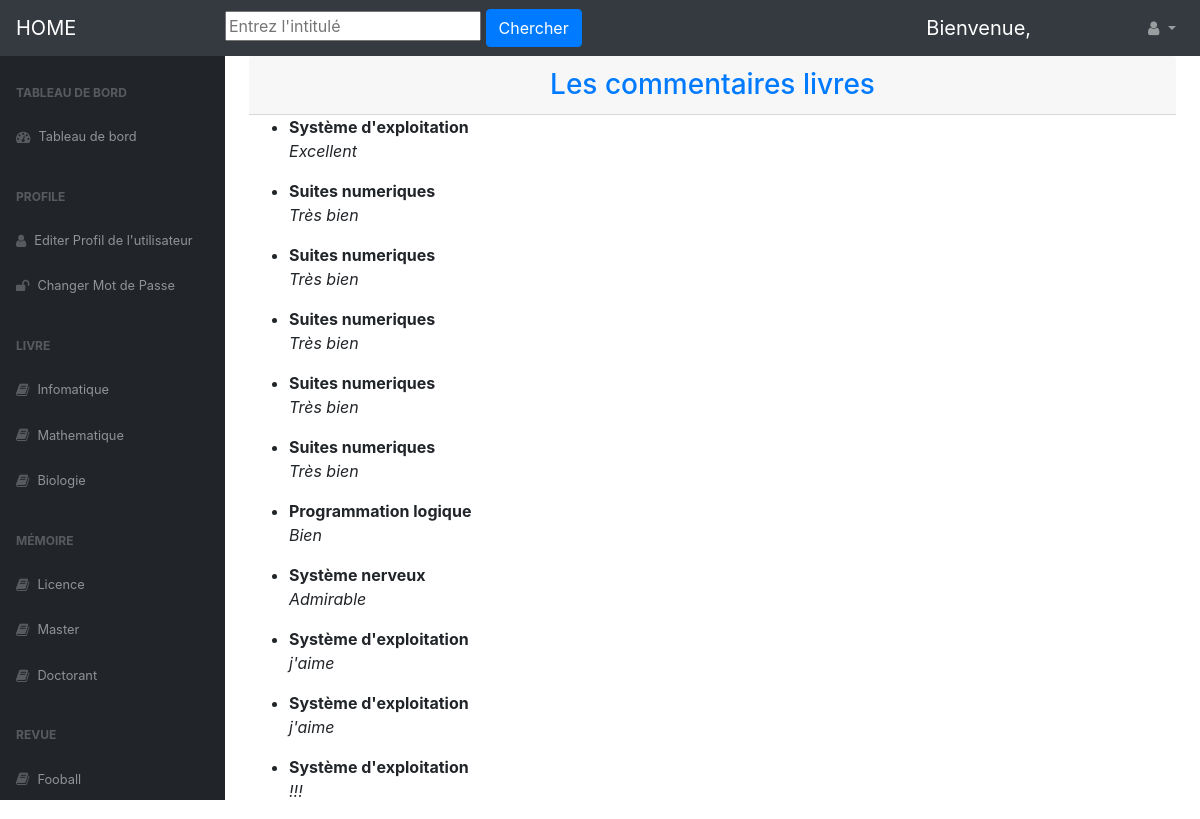
Screenshot of /Avis_livre/ with the database file from the repository.
### blog/models.py (models this page shows, shortened)
class Review(models.Model):
    critique = models.TextField(max_length=500, null=True)

class Review_livre(Review):
    livre = models.ForeignKey(Livre, on_delete=models.CASCADE, default=None)

class Document(models.Model):
    intitulé = models.CharField(max_length=100, default="")
    nomAuteur = models.CharField(max_length=100, default="")
    maison_edition = models.CharField(max_length=100, default="")
    annéeEdition = models.DateField(max_length=100, default="")
    nombrePages = models.IntegerField()
    type = models.CharField(max_length=100, default="")
    class Meta:
        abstract = True

class Livre(Document):
    Nbre_tome = models.IntegerField(default=None)
    livre = models.FileField(upload_to='livre', default="")
    def __str__(self):
        return self.intitulé

class Review(models.Model):
    critique = models.TextField(max_length=500, null=True)

### blog/views.py (the view)
# urls.py: path('Avis_livre/', views.Avis_livre, name='avis_livre'),
def Avis_livre(request):
    avis = Review_livre.objects.all()
    return render(request, 'blog/Avis_livre.html', {'avis': avis})

### blog/templates/blog/Avis_livre.html (shortened to what this page needs)
{%load static%}
{% load crispy_forms_tags %}
<!DOCTYPE html>
<html lang="fr">
<head>
	<link rel="stylesheet" type="text/css" href="{% static 'blog/css/bootstrap/bootstrap.min.css'%}">
    <link rel="stylesheet" type="text/css" href="{% static 'blog/css/style/style.css'%}">
    <link rel="stylesheet" type="text/css" href="{% static 'blog/css/style/style1.css'%}">
    <link rel="stylesheet" type="text/css" href="{% static 'blog/css/fonts/fontawesome/font-awesome.min.css'%}">
</head>
<body class="sb-nav-fixed">
	<nav class="sb-topnav navbar navbar-expand navbar-dark bg-dark">
			  <a class="navbar-brand" href="{%url 'home'%}">HOME</a>
                <form method="post" action="{% url 'search'%}">
                                      <input type="text" name="search" class="" placeholder="Entrez l'intitulé">
                                      <button type="submit" class="btn btn-primary btn sm">Chercher</button>
               </form>
                                <br><br>
			  <div class="collapse navbar-collapse" id="navbarSupportedContent">
				    <ul class="navbar-nav ml-auto">
				    	<a class="navbar-brand" href="#">
				    		<div class="user-tools">
									Bienvenue,
			               </div>
				    	</a>
		                <li class="nav-item dropdown">
		                    <a class="nav-link dropdown-toggle" id="userDropdown" href="#" role="button" data-toggle="dropdown" aria-haspopup="true" aria-expanded="false"><i class="fa fa-user fa-fw"></i></a>
		                </li>
                   </ul>
               </div>
    </nav>
     <div id="layoutSidenav">
            <div id="layoutSidenav_nav">
                <nav class="sb-sidenav accordion sb-sidenav-dark" id="sidenavAccordion">
                    <div class="sb-sidenav-menu">
                        <div class="nav">
                            <div class="sb-sidenav-menu-heading">TAbleau de Bord</div>
                            <a class="nav-link" href="{%url 'accueil'%}"
                                ><div class="sb-nav-link-icon"><i class="fa fa-tachometer"></i></div>
                                <small>Tableau de bord</small>
                            </a>
                             <div class="sb-sidenav-menu-heading">Profile</div>
                            <a class="nav-link" href="{%url 'edit_profile'%}"
                                ><div class="sb-nav-link-icon"><i class="fa fa-user"></i></div>
                                <small>Editer Profil de l'utilisateur</small>
                            </a>
                                <a class="nav-link" href="{%url 'password'%}">
                                        <div class="sb-nav-link-icon"><i class="fa fa-unlock"></i></div>
                                    <small>Changer Mot de Passe</small>
                                </a>
                            <div class="sb-sidenav-menu-heading">Livre</div>
                            <a class="nav-link" href="{% url 'informatique'%}"
                                ><div class="sb-nav-link-icon"><i class="fa fa-book"></i></div>
                                <small>Infomatique</small>
                                </a>
                             <a class="nav-link" href="{% url 'mathematique' %}"
                                ><div class="sb-nav-link-icon"><i class="fa fa-book"></i></div>
                                <small>Mathematique</small>
                                </a
                            >
                            <a class="nav-link" href="{% url 'biologie'%}">
                                    <div class="sb-nav-link-icon"><i class="fa fa-book"></i></div>
                                    <small> Biologie</small>
                             </a>
                            <div class="sb-sidenav-menu-heading">Mémoire</div>
                            <a class="nav-link" href="{% url 'licence'%}"
                                ><div class="sb-nav-link-icon"><i class="fa fa-book"></i></div>
                                <small>Licence</small>
                                </a
                            ><a class="nav-link" href="{% url 'master'%}"
                                ><div class="sb-nav-link-icon"><i class="fa fa-book"></i></div>
                                <small>Master</small>
                                </a
                            >
                            <a class="nav-link" href="{% url 'doctorat'%}">
                                    <div class="sb-nav-link-icon"><i class="fa fa-book"></i></div>
                                    <small>Doctorant</small>
                             </a>
                            <div class="sb-sidenav-menu-heading">Revue</div>
                            <a class="nav-link" href="{% url 'football'%}"
                                ><div class="sb-nav-link-icon"><i class="fa fa-book"></i></div>
                                <small>Fooball</small>
                                </a>
                        </div>
                    </div>
                </nav>
            </div>
            <div id="layoutSidenav_content">
                <main>
                    <div class="container-fluid">
                        <div class="header">
                                          <h3 class="card-header text-center text-primary">Les commentaires livres</h3>
                                    </div>
                                     {%for avi in avis%}
                                          {% if avi%}
                                            <ul>
                                                <li>
                                                 <b>{{avi.livre}}</b>
                                                 <br>
                                                 <i>{{avi.critique}}</i>
                                                <br>
                                                </li>
                                            </ul>
                                         {% endif %}
                                       {%endfor%}
                    </div>
                </main>
            </div>
        </div>
</body>
</html>

### rows the page displays
Review_livre: livre "Système d'exploitation", critique "Excellent"
Review_livre: livre "Suites numeriques", critique "Très bien"
Review_livre: livre "Suites numeriques", critique "Très bien"
Review_livre: livre "Suites numeriques", critique "Très bien"
Review_livre: livre "Suites numeriques", critique "Très bien"
Review_livre: livre "Suites numeriques", critique "Très bien"
Review_livre: livre "Programmation logique", critique "Bien"
Review_livre: livre "Système nerveux", critique "Admirable"
Review_livre: livre "Système d'exploitation", critique "j'aime"
Review_livre: livre "Système d'exploitation", critique "j'aime"
Review_livre: livre "Système d'exploitation", critique "!!!"
